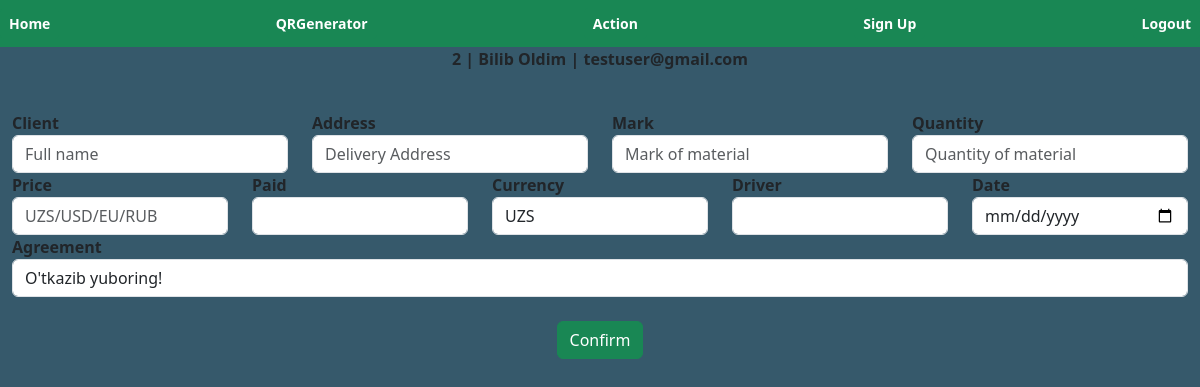
The page /action (signed in) on the database its author committed.
### forms.py (models this page shows)
class User(db.Model, UserMixin):
    id = db.Column(db.Integer, primary_key=True)
    email = db.Column(db.String(250), unique=True)
    password = db.Column(db.String(150))
    fullname = db.Column(db.String(250))
    comment = db.Column(db.String(250))
    notes = db.relationship("Note")

### routes.py (the view)
@app.route("/action", methods=["GET", "POST"])
@login_required
def acted():
    form = Mine()
    reg = Reg(client=request.form.get("client"), address=request.form.get("address"), quantity=request.form.get("quantity"),
              paid=request.form.get("paid"), driver=request.form.get("driver"), date=request.form.get("date"), approve=request.form.get("approve"),
              mark=request.form.get("mark"), price=request.form.get('price'), currency=request.form.get("currency"))
    if request.method == "POST":
        if reg:
            db.session.add(reg)
            db.session.commit()
            flash("Registered to database!", "success")
            return redirect(url_for("info"))
    else:
        return render_template("action.html", user=current_user, form=form)

### forms.py
class Mine(FlaskForm):
    client = StringField("Client", validators=[
                         DataRequired(), Length(min=3, max=500)])
    address = StringField("Address", validators=[
                          DataRequired(), Length(min=3, max=500)])
    quantity = StringField("Quantity", validators=[
                           DataRequired(), Length(max=500)])
    mark = StringField("Mark", validators=[
                       DataRequired(), Length(min=3, max=100)])
    price = IntegerField("Price", validators=[DataRequired()])
    currency = SelectField("Currency", choices=["UZS", "USD", "EUR", "RUB"])
    paid = IntegerField("Paid", validators=[DataRequired()])
    driver = StringField("Driver", validators=[
                         DataRequired(), Length(min=3, max=500)])
    date = DateField("Date", validators=[DataRequired()])
    approve = SelectField("Agreement", choices=[
                          "O'tkazib yuboring!", "O'tkazib yubormang!"])
    submit = SubmitField("Confirm")

### __init__.py (called while the page is built)
def create_app():
    migrate = Migrate(app, db)
    create_database(app)
    login_manager = LoginManager(app)
    login_manager.login_view = "login"
    login_manager.init_app(app)
    from forms import User
    @login_manager.user_loader
    def load_user(id):
        return User.query.get(int(id))
    return app

### templates/action.html (shortened to what this page needs)
{% extends 'layout.html' %}
{% block content %} <br>
<div class="">
    <form class="container-fluid" method="post">
        <div class="row">
            <div class="col">
                <b>{{ form.client.label }}</b>
                {{ form.client(class="form-control", placeholder="Full name") }}
            </div>
            <div class="col">
                <b>{{ form.address.label }}</b>
                {{ form.address(class="form-control", placeholder="Delivery Address") }}
            </div>
            <div class="col">
                <b>{{ form.mark.label }}</b>
                {{ form.mark(class="form-control", placeholder="Mark of material") }}
            </div>
            <div class="col">
                <b>{{ form.quantity.label }}</b>
                {{ form.quantity(class="form-control", placeholder="Quantity of material") }}
            </div>
        </div>
        <div class="row">
            <div class="col">
                <b>{{ form.price.label }}</b>
                {{ form.price(class="form-control", placeholder="UZS/USD/EU/RUB") }}
            </div>
            <div class="col">
                <b>{{ form.paid.label }}</b>
                <b>{{ form.paid(class="form-control") }}</b>
            </div>
            <div class="col">
                <b>{{ form.currency.label }}</b>
                <b>{{ form.currency(class="form-control") }}</b>
            </div>
            <div class="col">
                <b>{{ form.driver.label }}</b>
                <b>{{ form.driver(class="form-control") }}</b>
            </div>
            <div class="col">
                <b>{{ form.date.label }}</b>
                {{ form.date(class="form-control") }}
            </div>
            <div class="container"><b>{{ form.approve.label }}</b>
                {{ form.approve(class="form-control", placeholder="Quantity of material") }}
            </div>
        </div><br>
        <div class="text-center">{{ form.submit(class="btn btn-success") }}</div>
    </form>
</div>
{% endblock %}

### templates/layout.html (shortened to what this page needs)
<head>
    <link href="https://cdn.jsdelivr.net/npm/bootstrap@5.3.0-alpha1/dist/css/bootstrap.min.css" rel="stylesheet"
>
</head>
<body>
    {% if user.is_authenticated %}
    <nav class="navbar bg-success" class="container-fluid justify-content-center">
        <a href="/index">
            <button class="btn btn-sm btn-success" type="button"><b>Home</b></button>
        </a>
        <a href="/generator">
            <button class="btn btn-sm btn-success" type="button"><b>QRGenerator</b></button>
        </a>
        <a href="/action">
            <button class="btn btn-sm btn-success" type="button"><b>Action</b></button>
        </a>
        <a href="/sign_up">
            <button class="btn btn-sm btn-success" type="button"><b>Sign Up</b></button>
        </a>
        <a href="/logout">
            <button class="btn btn-sm btn-success" type="button"><b>Logout</b></button>
        </a>
    </nav>
    <p><b>{{ user.id }} | {{ user.fullname }} | {{ user.email }}</b></p>
    {% endif %}
</body>
{% block content %}
{% endblock %}

### templates/layout.html (style rules this page uses)
body { background-color: rgb(54, 89, 107); }
p { text-align: center; }

### rows shown on the page
User: id "2", fullname "Bilib Oldim", email "testuser@gmail.com"
